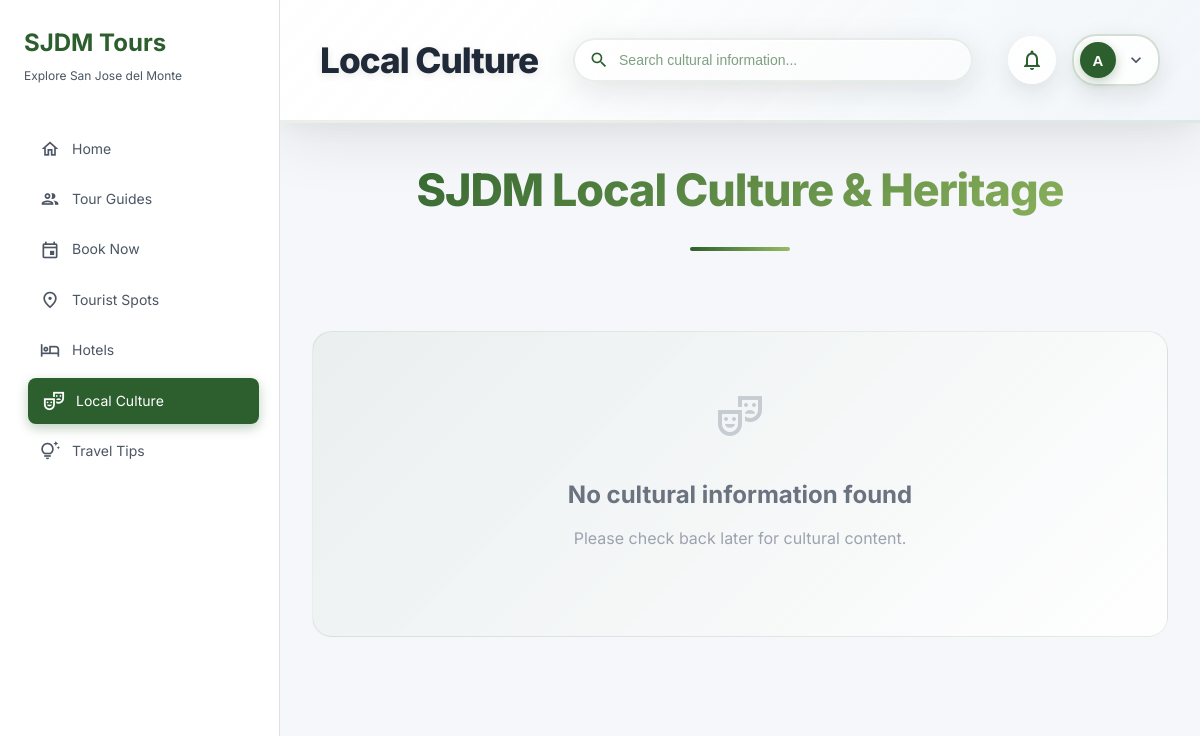
The app's page /sjdm-user/local-culture.php (signed in), older data.
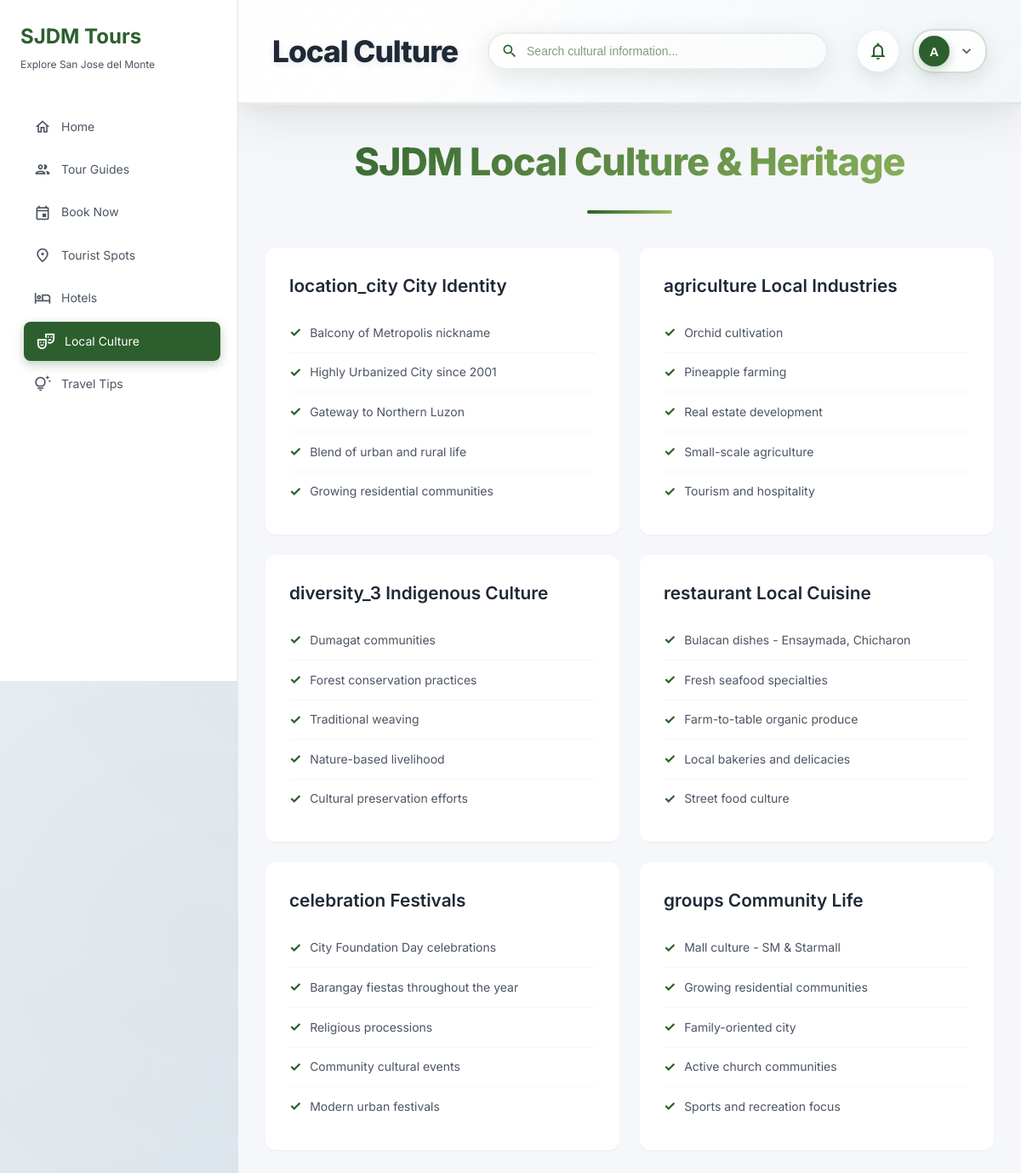
The same page, newer data.
### tables this page shows
CREATE TABLE `local_culture` (
  `id` int(11) NOT NULL,
  `category` varchar(50) NOT NULL,
  `title` varchar(200) NOT NULL,
  `description` text DEFAULT NULL,
  `icon` varchar(50) DEFAULT NULL,
  `display_order` int(11) DEFAULT 0,
  `is_active` enum('yes','no') DEFAULT 'yes',
  `created_at` timestamp NOT NULL DEFAULT current_timestamp(),
  `updated_at` timestamp NOT NULL DEFAULT current_timestamp() ON UPDATE current_timestamp()
);

### sjdm-user/local-culture.php (the view, shortened to what this page needs)
<?php
$conn = getDatabaseConnection();
if ($conn) {
    $stmt = $conn->prepare("SELECT first_name, last_name, email FROM users WHERE id = ?");
    $stmt->bind_param("i", $_SESSION['user_id']);
    $stmt->execute();
    $result = $stmt->get_result();
    if ($result->num_rows > 0) {
        $user = $result->fetch_assoc();
        $currentUser = [
            'name' => $user['first_name'] . ' ' . $user['last_name'],
            'email' => $user['email']
        ];
    }
}
?>
<!DOCTYPE html>
<html lang="en">
<head>
    <link rel="stylesheet" href="styles.css">
</head>
<body>
    <aside class="sidebar">
        <div class="sidebar-logo">
            <h1>SJDM Tours</h1>
            <p>Explore San Jose del Monte</p>
        </div>
        <nav class="sidebar-nav">
            <a class="nav-item" href="index.php">
                <span class="material-icons-outlined">home</span>
                <span>Home</span>
            </a>
            <a class="nav-item" href="user-guides.php">
                <span class="material-icons-outlined">people</span>
                <span>Tour Guides</span>
            </a>
            <a class="nav-item" href="book.php">
                <span class="material-icons-outlined">event</span>
                <span>Book Now</span>
            </a>
            <a class="nav-item" href="tourist-spots.php">
                <span class="material-icons-outlined">place</span>
                <span>Tourist Spots</span>
            </a>
            <a class="nav-item" href="hotel-booking.php">
                <span class="material-icons-outlined">hotel</span>
                <span>Hotels</span>
            </a>
            <a class="nav-item active" href="javascript:void(0)">
                <span class="material-icons-outlined">theater_comedy</span>
                <span>Local Culture</span>
            </a>
            <a class="nav-item" href="travel-tips.php">
                <span class="material-icons-outlined">tips_and_updates</span>
                <span>Travel Tips</span>
            </a>
        </nav>
    </aside>
    <main class="main-content">
        <header class="main-header">
            <h1>Local Culture</h1>
            <div class="search-bar">
                <span class="material-icons-outlined">search</span>
                <input type="text" placeholder="Search cultural information...">
            </div>
            <div class="header-actions">
                <button class="icon-button">
                    <span class="material-icons-outlined">notifications_none</span>
                </button>
                <div class="profile-dropdown">
                    <button class="profile-button" id="profileButton">
                        <div class="profile-avatar"><?php echo isset($currentUser) ? substr($currentUser['name'], 0, 1) : 'U'; ?></div>
                        <span class="material-icons-outlined">expand_more</span>
                    </button>
                </div>
            </div>
        </header>
        <div class="content-area">
            <h2 class="section-title">SJDM Local Culture & Heritage</h2>
            <div class="info-cards">
                <?php
                $conn = getDatabaseConnection();
                if ($conn) {
                    $query = "SELECT * FROM local_culture WHERE is_active = 'yes' ORDER BY display_order";
                    $result = $conn->query($query);
                    if ($result && $result->num_rows > 0) {
                        while ($culture = $result->fetch_assoc()) {
                            echo '<div class="info-card">';
                            echo '<h3>' . htmlspecialchars($culture['icon']) . ' ' . htmlspecialchars($culture['title']) . '</h3>';
                            $descriptionLines = explode("\n", $culture['description']);
                            echo '<ul>';
                            foreach ($descriptionLines as $line) {
                                $trimmedLine = trim($line);
                                if (!empty($trimmedLine)) {
                                    echo '<li>' . htmlspecialchars($trimmedLine) . '</li>';
                                }
                            }
                            echo '</ul>';
                            echo '</div>';
                        }
                    } else {
                        echo '<div class="no-results" style="grid-column: 1 / -1; text-align: center; padding: 60px 20px;">';
                        echo '<span class="material-icons-outlined" style="font-size: 48px; color: #9ca3af;">theater_comedy</span>';
                        echo '<h3 style="color: #6b7280; margin-top: 16px;">No cultural information found</h3>';
                        echo '<p style="color: #9ca3af;">Please check back later for cultural content.</p>';
                        echo '</div>';
                    }
                }
                ?>
            </div>
        </div>
    </main>
</body>
</html>

Row changes from the older to the newer data that the page shows:
added local_culture: icon "location_city", title "City Identity", description "Balcony of Metropolis nickname", description "Highly Urbanized City since 2001", description "Gateway to Northern Luzon", description "Blend of urban and rural life", description "Growing residential communities"
added local_culture: icon "agriculture", title "Local Industries", description "Orchid cultivation", description "Pineapple farming", description "Real estate development", description "Small-scale agriculture", description "Tourism and hospitality"
added local_culture: icon "diversity_3", title "Indigenous Culture", description "Dumagat communities", description "Forest conservation practices", description "Traditional weaving", description "Nature-based livelihood", description "Cultural preservation efforts"
added local_culture: icon "restaurant", title "Local Cuisine", description "Bulacan dishes - Ensaymada, Chicharon", description "Fresh seafood specialties", description "Farm-to-table organic produce", description "Local bakeries and delicacies", description "Street food culture"
added local_culture: icon "celebration", title "Festivals", description "City Foundation Day celebrations", description "Barangay fiestas throughout the year", description "Religious processions", description "Community cultural events", description "Modern urban festivals"
added local_culture: icon "groups", title "Community Life", description "Mall culture - SM & Starmall", description "Growing residential communities", description "Family-oriented city", description "Active church communities", description "Sports and recreation focus"
Text that changed along with them:
text no longer shown: "No cultural information found Please check back later for cultural content."
